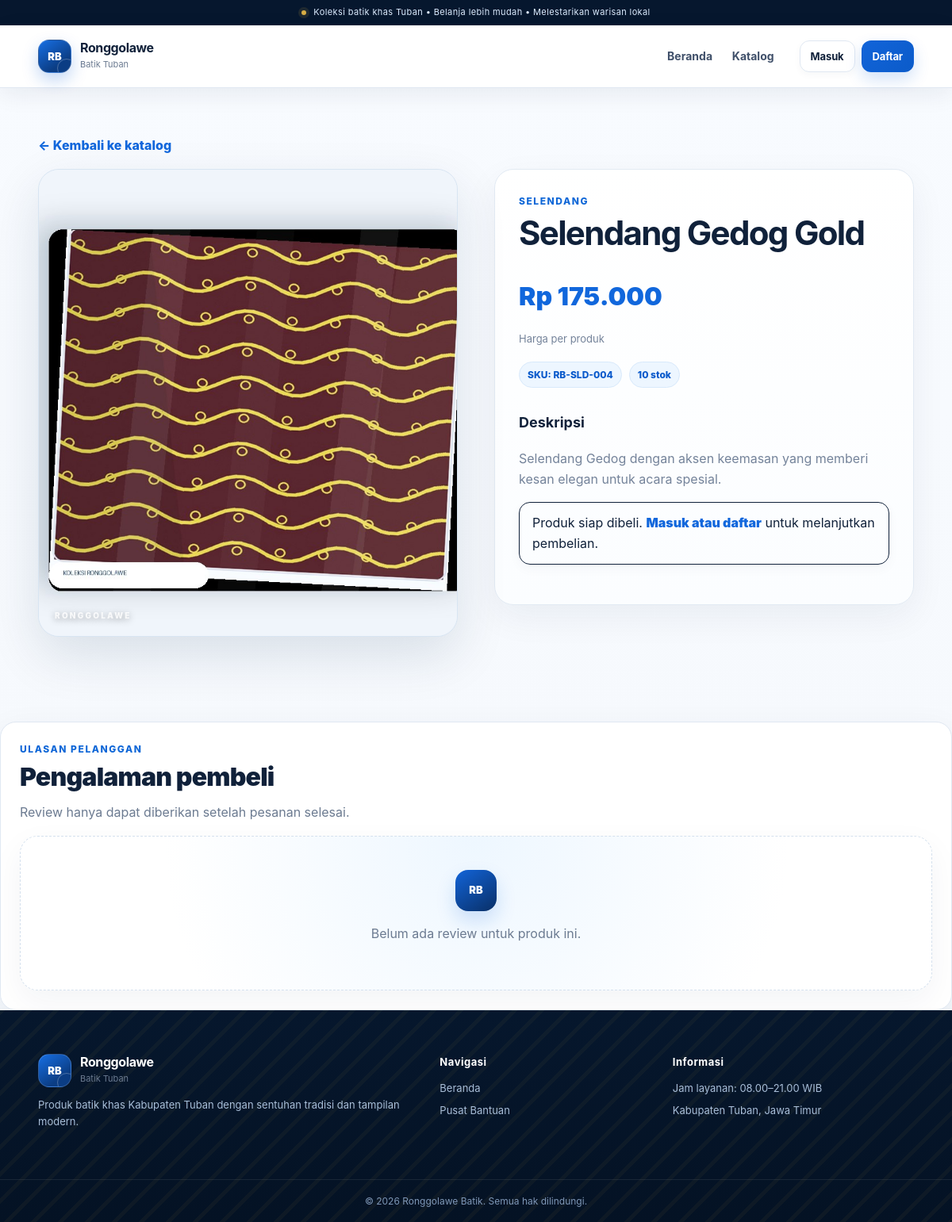
Screenshot of /user/detail.php?id=21 with the database file from the repository.
### tables this page shows
CREATE TABLE IF NOT EXISTS products (
    id INT UNSIGNED AUTO_INCREMENT PRIMARY KEY,
    category_id INT UNSIGNED NOT NULL,
    sku VARCHAR(50) NOT NULL UNIQUE,
    nama_produk VARCHAR(150) NOT NULL,
    slug VARCHAR(180) NOT NULL UNIQUE,
    deskripsi TEXT,
    harga DECIMAL(12,2) NOT NULL DEFAULT 0.00,
    stok INT UNSIGNED NOT NULL DEFAULT 0,
    gambar VARCHAR(255),
    status ENUM('aktif','nonaktif') NOT NULL DEFAULT 'aktif',
    created_at TIMESTAMP NOT NULL DEFAULT CURRENT_TIMESTAMP,
    updated_at TIMESTAMP NOT NULL DEFAULT CURRENT_TIMESTAMP ON UPDATE CURRENT_TIMESTAMP,
    INDEX idx_products_category (category_id), INDEX idx_products_status (status), INDEX idx_products_nama (nama_produk),
    CONSTRAINT fk_products_category FOREIGN KEY (category_id) REFERENCES categories(id) ON UPDATE CASCADE ON DELETE RESTRICT
);

CREATE TABLE IF NOT EXISTS categories (
    id INT UNSIGNED AUTO_INCREMENT PRIMARY KEY,
    nama_kategori VARCHAR(100) NOT NULL UNIQUE,
    deskripsi VARCHAR(255),
    status ENUM('aktif','nonaktif') NOT NULL DEFAULT 'aktif',
    created_at TIMESTAMP NOT NULL DEFAULT CURRENT_TIMESTAMP,
    updated_at TIMESTAMP NOT NULL DEFAULT CURRENT_TIMESTAMP ON UPDATE CURRENT_TIMESTAMP,
    INDEX idx_categories_status (status)
);

### includes/functions.php (called while the page is built, shortened)
<?php
function e($value)
{
    return htmlspecialchars((string)$value, ENT_QUOTES, 'UTF-8');
}
function rupiah($value)
{
    return 'Rp ' . number_format((float)$value, 0, ',', '.');
}
?>

### user/detail.php (the view, shortened to what this page needs)
<?php
require_once "../config/database.php";
require_once "../includes/functions.php";
$id = (int)($_GET['id'] ?? 0);
$stmt = mysqli_prepare($conn, "SELECT products.*, categories.nama_kategori FROM products INNER JOIN categories ON products.category_id=categories.id WHERE products.id=? AND products.status='aktif' AND categories.status='aktif' LIMIT 1");
mysqli_stmt_bind_param($stmt, "i", $id);
mysqli_stmt_execute($stmt);
$result = mysqli_stmt_get_result($stmt);
$product = mysqli_fetch_assoc($result);
$review_stmt=mysqli_prepare($conn, "SELECT r.rating,r.komentar,r.created_at,u.nama FROM reviews r INNER JOIN users u ON r.user_id=u.id WHERE r.product_id=? AND r.status='Tampil' ORDER BY r.created_at DESC LIMIT 8");
mysqli_stmt_bind_param($review_stmt,'i',$id); mysqli_stmt_execute($review_stmt); $reviews=mysqli_stmt_get_result($review_stmt);
include "../includes/header.php";
?>
<section class="content">
    <div class="container">
        <p><a style="color:var(--blue);font-weight:800" href="index.php">← Kembali ke katalog</a></p>
        <div class="detail-grid">
            <div class="detail-image">
                <?php if (!empty($product['gambar'])): ?>
                    <img src="../images/<?= e($product['gambar']); ?>" alt="<?= e($product['nama_produk']); ?>">
                <?php else: ?>
                    <div class="image-placeholder">Ronggolawe Batik</div>
                <?php endif; ?>
            </div>
            <div class="detail-info">
                <div class="kicker"><?= e($product['nama_kategori']); ?></div>
                <h1><?= e($product['nama_produk']); ?></h1>
                <div style="display:flex;align-items:center;justify-content:space-between;gap:12px"><div><div class="detail-price"><?= rupiah($product['harga']); ?></div><div class="text-muted" style="font-size:13px;margin-top:4px">Harga per produk</div></div></div>
                <div class="detail-meta">
                    <span class="badge">SKU: <?= e($product['sku']); ?></span>
                    <span class="badge"><?= (int)$product['stok']; ?> stok</span>
                </div>
                <h3>Deskripsi</h3>
                <p class="text-muted">
                    <?= !empty($product['deskripsi']) ? nl2br(e($product['deskripsi'])) : 'Belum ada deskripsi produk.'; ?>
                </p>
                <?php if ((int)$product['stok'] > 0): ?>
                    <?php if (isset($_SESSION['user_id']) && ($_SESSION['role'] ?? '') === 'user'): ?>
                        <form method="POST" action="checkout.php" class="quantity-row">
                            <input type="hidden" name="direct_product_id" value="<?= (int)$product['id']; ?>">
                            <div class="qty"><label>Jumlah</label><input type="number" name="direct_jumlah" value="1" min="1" max="<?= (int)$product['stok']; ?>" required></div>
                            <button class="btn btn-primary" type="submit" name="beli_sekarang">Beli Sekarang</button>
                        </form>
                        <div style="margin-top:10px"><form method="POST" action="cart.php" class="quantity-row"><input type="hidden" name="product_id" value="<?= (int)$product['id']; ?>"><input type="hidden" name="jumlah" value="1"><button class="btn btn-outline" type="submit" name="tambah_keranjang">+ Tambah ke Keranjang</button></form></div>
                    <?php else: ?>
                        <div class="flash warning">Produk siap dibeli. <a href="../login.php?redirect=<?= urlencode('user/detail.php?id=' . (int)$product['id']); ?>" style="font-weight:900;color:var(--blue)">Masuk atau daftar</a> untuk melanjutkan pembelian.</div>
                    <?php endif; ?>
                <?php else: ?>
                    <div class="flash error">Produk sedang habis.</div>
                <?php endif; ?>
            </div>
        </div>
    </div>
</section>
        <div class="panel" style="margin-top:25px">
            <div class="section-head" style="margin-bottom:16px"><div><div class="kicker">ULASAN PELANGGAN</div><h2>Pengalaman pembeli</h2><p>Review hanya dapat diberikan setelah pesanan selesai.</p></div></div>
            <?php if (mysqli_num_rows($reviews)===0): ?><div class="empty"><p>Belum ada review untuk produk ini.</p></div><?php endif; ?>
        </div>
<?php mysqli_stmt_close($review_stmt); include "../includes/footer.php"; ?>

### css/style.css (style rules this page uses)
:root { --navy:#071a33; --blue:#0b5ed7; --blue-2:#1479ee; --sky:#eaf4ff; --cyan:#21a1f1; --ink:#142033; --muted:#6b778c; --line:#dce5f0; --bg:#f5f8fc; --white:#fff; --success:#138a55; --danger:#d64545; --warning:#b7791f; --shadow:0 18px 50px rgba(8,35,70,.09); --radius:18px; }
* { box-sizing:border-box }
html { scroll-behavior:smooth }
body { margin:0; font-family:Inter,ui-sans-serif,system-ui,-apple-system,BlinkMacSystemFont,"Segoe UI",sans-serif; color:var(--ink); background:var(--bg); line-height:1.6; }
a { color:inherit;text-decoration:none }
img { max-width:100%;display:block }
.container { width:min(1180px,92%);margin:auto }
.section-head { display:flex;justify-content:space-between;align-items:end;gap:20px;margin-bottom:26px }
.section-head h2 { font-size:30px;margin:0;letter-spacing:-.025em }
.section-head p { margin:7px 0 0;color:var(--muted) }
.kicker { color:var(--blue);font-weight:800;font-size:12px;text-transform:uppercase;letter-spacing:.08em }
.feature-card,.card,.panel { background:#fff;border:1px solid var(--line);border-radius:var(--radius);box-shadow:var(--shadow) }
.content { padding:40px 0 70px }
.flash { padding:13px 16px;border-radius:12px;margin-bottom:20px;border:1px solid }
.detail-grid { display:grid;grid-template-columns:1fr 1fr;gap:35px;align-items:start }
.detail-image { height:560px;border-radius:22px;overflow:hidden;background:#eaf2fb }
.detail-image img { width:100%;height:100%;object-fit:cover }
.detail-info { padding:10px 0 }
.detail-info h1 { font-size:40px;line-height:1.1;margin:8px 0 13px }
.detail-price { font-size:29px;font-weight:900;color:var(--blue);margin:18px 0 }
.detail-meta { display:flex;gap:9px;flex-wrap:wrap;margin:18px 0 }
.badge { display:inline-flex;align-items:center;padding:6px 10px;border-radius:999px;background:var(--sky);color:#0a5acb;font-size:12px;font-weight:800 }
.panel { padding:24px }
.panel h2 { margin-top:0;font-size:21px }
.empty { padding:55px 20px;text-align:center;background:#fff;border:1px dashed #cbd7e6;border-radius:18px;color:var(--muted) }
.text-muted { color:var(--muted) }
:root { --navy:#071b36; --blue:#1264d9; --blue-2:#2785ef; --sky:#edf6ff; --ink:#10213a; --muted:#6c7b91; --line:#e0e8f2; --bg:#f6f9fd; --card:#ffffff; --gold:#d4a72c; --success:#11875a; --danger:#d64545; --warning:#a96d08; --shadow:0 16px 45px rgba(16,45,78,.075); --shadow-lg:0 25px 70px rgba(16,45,78,.12); --radius:20px; }
body { background:linear-gradient(180deg,#f8fbff 0%,#f5f8fc 100%); }
.section-head { margin-bottom:30px }
.section-head h2 { font-size:32px }
.kicker { letter-spacing:.1em }
.content { padding:44px 0 82px }
.detail-grid { gap:46px }
.detail-image { height:590px;border-radius:26px;box-shadow:var(--shadow);border:1px solid var(--line) }
.detail-info { padding:12px 4px }
.detail-info h1 { font-size:44px;letter-spacing:-.04em }
.detail-price { font-size:32px }
.detail-meta .badge { border:1px solid #d8e9fb }
.detail-info h3 { font-size:18px;margin-top:30px }
.panel,.card { box-shadow:var(--shadow) }
.panel { border-radius:20px }
.empty { background:linear-gradient(145deg,#fff,#f9fbfe);border-color:#d5e1ee }
.flash { border-radius:14px;box-shadow:0 5px 15px rgba(16,45,78,.035) }
.text-muted { color:#74839a }
:root { --gold:#d7ad45; --gold-soft:#fff7df; --deep:#06172e; --blue:#1167dc; --blue-bright:#2b8bf0; --cream:#fffdf8; }
.section-head h2 { font-size:32px;font-weight:900 }
.kicker { color:#0f67d7;letter-spacing:.13em }
.detail-image { position:relative;background:#eaf2fb;border:1px solid #d8e5f2;box-shadow:0 24px 65px rgba(10,40,75,.12) }
.detail-image:after { content:"RONGGOLAWE";position:absolute;left:20px;bottom:18px;color:rgba(255,255,255,.8);font-size:10px;letter-spacing:.22em;font-weight:900;text-shadow:0 2px 8px rgba(0,0,0,.35) }
.detail-info { background:linear-gradient(180deg,#fff,#fbfdff);border:1px solid #e2eaf3;border-radius:24px;padding:30px;box-shadow:0 15px 45px rgba(10,40,75,.06) }
.detail-info h1 { font-size:42px }
.detail-price { color:#1167dc }
.empty { border-radius:22px!important;padding:42px!important;background:radial-gradient(circle at 50% 0%,#eef7ff,#fff 65%);box-shadow:0 14px 40px rgba(10,40,75,.05) }
.empty:before { content:"RB";display:grid;place-items:center;margin:0 auto 13px;width:52px;height:52px;border-radius:16px;background:linear-gradient(145deg,#1264d9,#092f66);color:#fff;font-size:13px;font-weight:900;box-shadow:0 12px 25px rgba(17,103,220,.18) }

### rows the page displays
products: gambar (picture), category.nama_kategori "SELENDANG", nama_produk "Selendang Gedog Gold", harga "Rp 175.000", sku "RB-SLD-004", stok "10", deskripsi "Selendang Gedog dengan aksen keemasan yang memberi kesan elegan untuk acara spesial."
